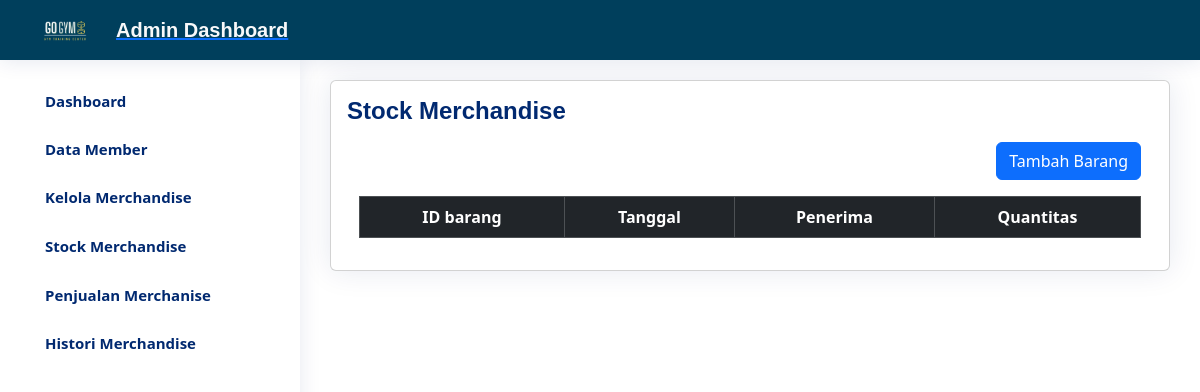
Before: /fitur_tambahstock.php with the older database file.
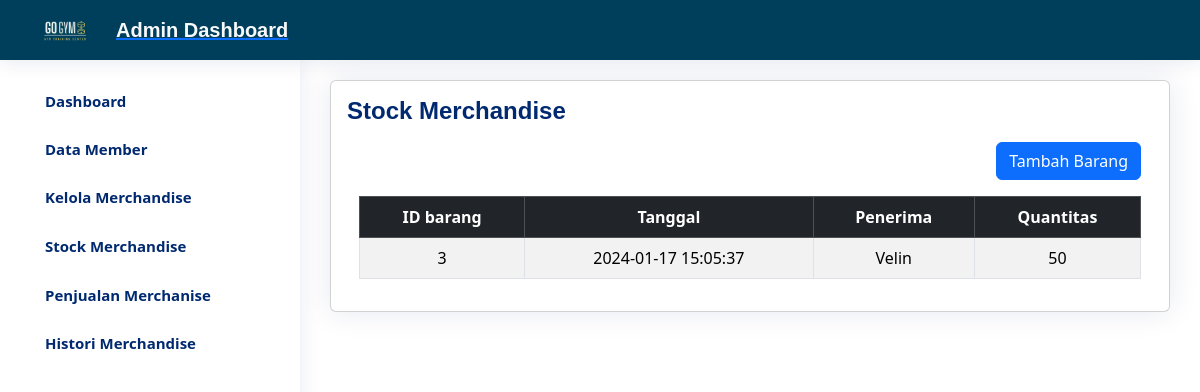
After: the same page with the newer database file.
### tables this page shows
CREATE TABLE `masuk` (
  `idmasuk` int(11) NOT NULL,
  `idbarang` int(11) NOT NULL,
  `tanggal` timestamp NOT NULL DEFAULT current_timestamp(),
  `ket` varchar(25) NOT NULL,
  `qty` int(11) NOT NULL
);

### fitur_tambahstock.php (the view, shortened to what this page needs)
<?php
require 'function.php';
?>
<!DOCTYPE html>
<html lang="en">
<head>
    <link rel="stylesheet" href="CSS/styledashtest.css">
    <link href="https://unpkg.com/aos@2.3.1/dist/aos.css" rel="stylesheet">
    <link href="https://cdn.jsdelivr.net/npm/bootstrap@5.3.2/dist/css/bootstrap.min.css" rel="stylesheet"
>
</head>
<body>
    <?php include "navbaradmin.php"; ?>
    <main id="main" class="main">
        <div class="card">
            <div class="card-body">
                <div class="pagetitle">
                    <h1>Stock Merchandise</h1>
                    <div class="container">
                        <div class="pt-3 pb-3 d-flex justify-content-end">
                        <button type="button" class="btn btn-primary" data-bs-toggle="modal" data-bs-target="#myModal">
                        Tambah Barang
                        </button>
                        </div>
                        <table class="table text-center table-striped table-bordered">
                        <thead class="thead table-dark">
                                <th>ID barang</th>
                                <th>Tanggal</th>
                                <th>Penerima</th>
                                <th>Quantitas</th>
                            </thead>
                            <tbody>
                                <?php
                                    $ambildata = mysqli_query($conn, "select * from masuk");
                                    while ($tampil = mysqli_fetch_array($ambildata)) {
                                        echo "
                                        <tr>
                                            <td>$tampil[idbarang]</td>
                                            <td>$tampil[tanggal]</td>
                                            <td>$tampil[ket]</td>
                                            <td>$tampil[qty]</td>
                                        </tr>";
                                    }
                                ?>
                            </tbody>
                        </table>
                    </div>
                </div>
            </div>
        </div>
    </main>
</body>
</html>

Changed rows visible on the page:
added masuk: idbarang "3", tanggal "2024-01-17 15:05:37", ket "Velin", qty "50"
